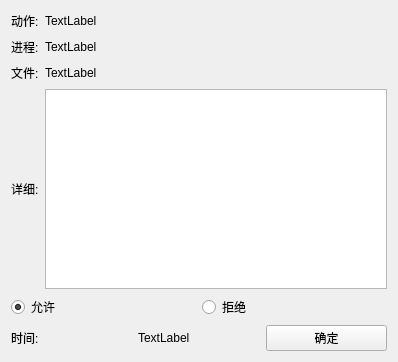
<?xml version="1.0" encoding="UTF-8"?>
<ui version="4.0">
 <class>mypop</class>
 <widget class="QWidget" name="mypop">
  <property name="geometry">
   <rect>
    <x>0</x>
    <y>0</y>
    <width>398</width>
    <height>362</height>
   </rect>
  </property>
  <property name="windowTitle">
   <string>0</string>
  </property>
  <layout class="QVBoxLayout" name="verticalLayout">
   <item>
    <layout class="QHBoxLayout" name="horizontalLayout">
     <item>
      <widget class="QLabel" name="label1">
       <property name="text">
        <string>动作:</string>
       </property>
      </widget>
     </item>
     <item>
      <widget class="QLabel" name="action">
       <property name="sizePolicy">
        <sizepolicy hsizetype="Expanding" vsizetype="Preferred">
         <horstretch>0</horstretch>
         <verstretch>0</verstretch>
        </sizepolicy>
       </property>
       <property name="text">
        <string>TextLabel</string>
       </property>
      </widget>
     </item>
     <item>
      <spacer name="horizontalSpacer">
       <property name="orientation">
        <enum>Qt::Horizontal</enum>
       </property>
       <property name="sizeType">
        <enum>QSizePolicy::MinimumExpanding</enum>
       </property>
       <property name="sizeHint" stdset="0">
        <size>
         <width>40</width>
         <height>20</height>
        </size>
       </property>
      </spacer>
     </item>
    </layout>
   </item>
   <item>
    <layout class="QHBoxLayout" name="horizontalLayout_2">
     <item>
      <widget class="QLabel" name="label2">
       <property name="text">
        <string>进程:</string>
       </property>
      </widget>
     </item>
     <item>
      <widget class="QLabel" name="process">
       <property name="sizePolicy">
        <sizepolicy hsizetype="MinimumExpanding" vsizetype="Preferred">
         <horstretch>0</horstretch>
         <verstretch>0</verstretch>
        </sizepolicy>
       </property>
       <property name="text">
        <string>TextLabel</string>
       </property>
      </widget>
     </item>
     <item>
      <spacer name="horizontalSpacer_2">
       <property name="orientation">
        <enum>Qt::Horizontal</enum>
       </property>
       <property name="sizeType">
        <enum>QSizePolicy::MinimumExpanding</enum>
       </property>
       <property name="sizeHint" stdset="0">
        <size>
         <width>40</width>
         <height>20</height>
        </size>
       </property>
      </spacer>
     </item>
    </layout>
   </item>
   <item>
    <layout class="QHBoxLayout" name="horizontalLayout_3">
     <item>
      <widget class="QLabel" name="label3">
       <property name="sizePolicy">
        <sizepolicy hsizetype="Preferred" vsizetype="Preferred">
         <horstretch>0</horstretch>
         <verstretch>0</verstretch>
        </sizepolicy>
       </property>
       <property name="text">
        <string>文件:</string>
       </property>
      </widget>
     </item>
     <item>
      <widget class="QLabel" name="file">
       <property name="sizePolicy">
        <sizepolicy hsizetype="MinimumExpanding" vsizetype="Preferred">
         <horstretch>0</horstretch>
         <verstretch>0</verstretch>
        </sizepolicy>
       </property>
       <property name="text">
        <string>TextLabel</string>
       </property>
      </widget>
     </item>
     <item>
      <spacer name="horizontalSpacer_3">
       <property name="orientation">
        <enum>Qt::Horizontal</enum>
       </property>
       <property name="sizeType">
        <enum>QSizePolicy::MinimumExpanding</enum>
       </property>
       <property name="sizeHint" stdset="0">
        <size>
         <width>40</width>
         <height>20</height>
        </size>
       </property>
      </spacer>
     </item>
    </layout>
   </item>
   <item>
    <layout class="QHBoxLayout" name="horizontalLayout_4">
     <item>
      <widget class="QLabel" name="label4">
       <property name="text">
        <string>详细:</string>
       </property>
      </widget>
     </item>
     <item>
      <widget class="QTextBrowser" name="textBrowser">
       <property name="acceptDrops">
        <bool>false</bool>
       </property>
       <property name="autoFillBackground">
        <bool>false</bool>
       </property>
       <property name="readOnly">
        <bool>true</bool>
       </property>
      </widget>
     </item>
    </layout>
   </item>
   <item>
    <layout class="QHBoxLayout" name="horizontalLayout_5">
     <item>
      <widget class="QRadioButton" name="radio_allow">
       <property name="text">
        <string>允许</string>
       </property>
       <property name="checked">
        <bool>true</bool>
       </property>
      </widget>
     </item>
     <item>
      <widget class="QRadioButton" name="radio_refuse">
       <property name="text">
        <string>拒绝</string>
       </property>
      </widget>
     </item>
    </layout>
   </item>
   <item>
    <layout class="QHBoxLayout" name="horizontalLayout_6">
     <item>
      <widget class="QLabel" name="label5">
       <property name="text">
        <string>时间:</string>
       </property>
      </widget>
     </item>
     <item>
      <widget class="QLabel" name="time">
       <property name="text">
        <string>TextLabel</string>
       </property>
      </widget>
     </item>
     <item>
      <widget class="QPushButton" name="btn_ok">
       <property name="text">
        <string>确定</string>
       </property>
      </widget>
     </item>
    </layout>
   </item>
  </layout>
 </widget>
 <resources/>
 <connections/>
</ui>
